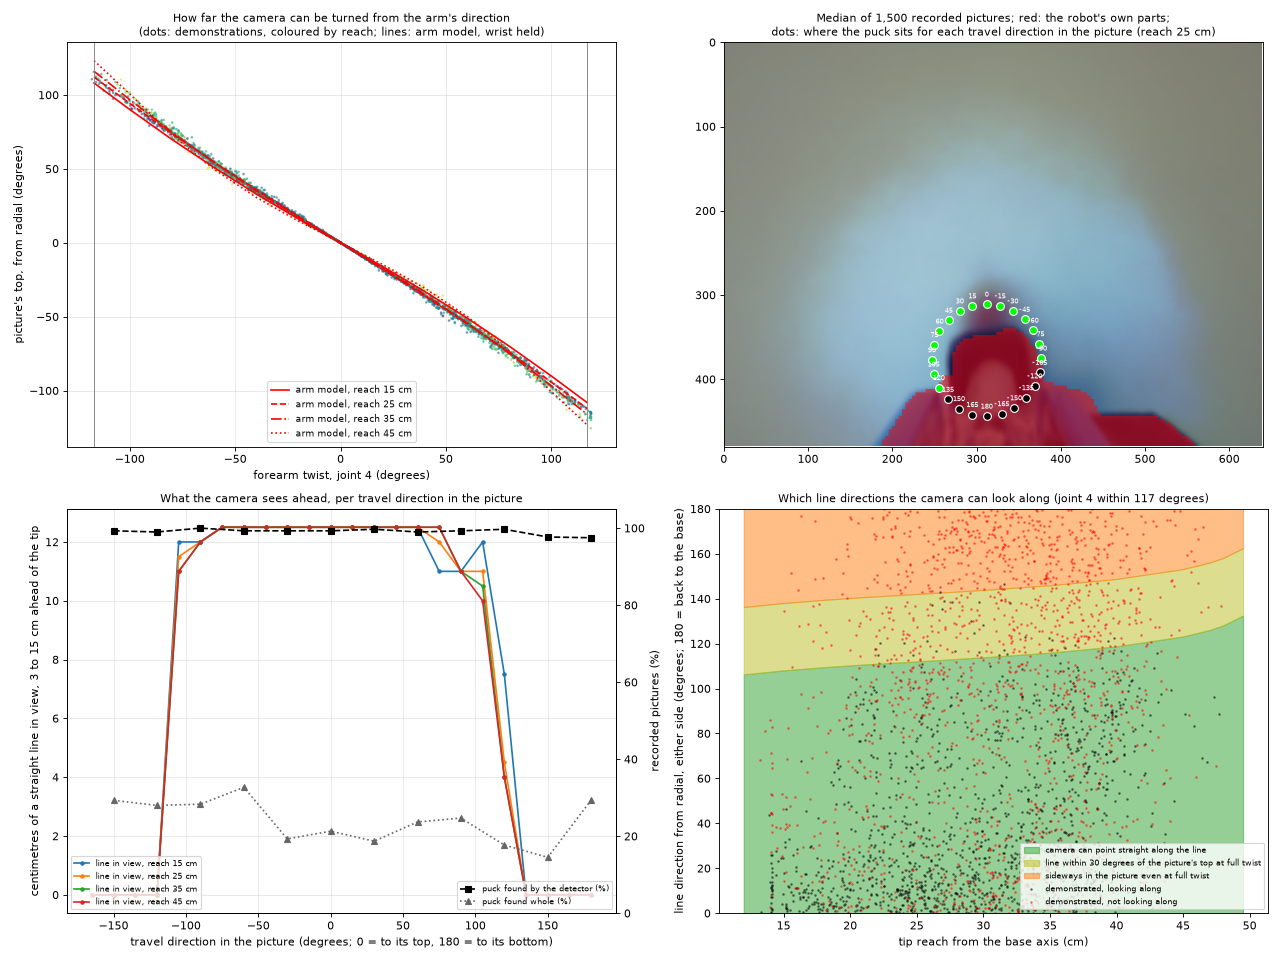

The Python source for this figure:
"""
Question 4 of the orientation-coverage analysis: what does the arm physically allow?

The camera is taped to the forearm and turns with joint 4, so the picture's top can be turned away from the arm's radial
direction only as far as joint 4 goes. Calculated here from the arm model with the robot driver's own rule (wrist held
at 13.5 degrees, joints 1 to 3 put the tip on its target), and checked against the demonstrations:
    A  how far the picture's top turns from radial, and how far the rod leans, for every reach and forearm twist;
    B  what the camera sees round the tip: for which travel directions in the picture the puck and the line ahead are in
       view, and where the robot's own parts hide them (fitted camera model and a mask of the robot's parts taken from
       the median of the recorded pictures);
    C  the same measured on recorded pictures: how often the puck detector finds the puck, per travel direction in the
       picture, and how large the puck is;
    D  the consequence per line direction: which directions from radial can be followed with the camera looking along
       the line, which only sideways in the picture, and how the demonstrators handled each; forearm flips;
    E  how fast the lines of the six course sheets and the six practice tracks bend, against how fast the driver can
       turn the camera while it moves.

Printed and saved: 04_physics.out.txt, 04_heading_and_lean.csv, 04_view_by_direction.csv, 04_line_bends.csv,
04_physics.png.

Run from this folder:
    D:/AI_Project/.venv/Scripts/python.exe 04_physics.py
"""

import math
import sys
from pathlib import Path
from typing import Dict, List, Optional, Tuple

import cv2
import matplotlib
matplotlib.use("Agg")
import numpy
import pandas
from matplotlib import pyplot

import orientation_common
from orientation_common import EVIDENCE_FOLDER, arc_lengths, course_sheet_lines, demonstration_frames, practice_track_lines, wrapped_deg

from config import MODEL_MODE_PARAMETERS, PUCK_PARAMETERS, PUCK_TRACKING_PARAMETERS, PUSHER_PARAMETERS, pushing_height, table_height  # noqa: E402
from forearm_camera_model import pixels_to_plane, project_points  # noqa: E402
from puck_detector import PuckDetector  # noqa: E402
from record_episodes import forearm_camera_heading_rad  # noqa: E402
from side_view_test import magnet_tip_and_lean, solve_with_wrist_fixed  # noqa: E402

PHYSICS_PARAMETERS = {
    "reaches_cm": [12.0, 15.0, 18.0, 21.0, 25.0, 30.0, 35.0, 40.0, 45.0, 47.0, 48.0, 49.5],
    "joint_4_values_deg": [-117.0, -100.0, -80.0, -60.0, -40.0, -20.0, 0.0, 20.0, 40.0, 60.0, 80.0, 100.0, 117.0],
    "joint_4_most_deg": MODEL_MODE_PARAMETERS["joint_4_most_deg"],
    "wrist_held_deg": MODEL_MODE_PARAMETERS["wrist_held_deg"],
    "hand_held_deg": MODEL_MODE_PARAMETERS["hand_held_deg"],
    "rod_lean_most_deg": MODEL_MODE_PARAMETERS["rod_lean_most_deg"],
    "twist_step_most_deg": MODEL_MODE_PARAMETERS["twist_step_most_deg"],
    # the view round the tip: reaches and twists looked at, the travel directions in the picture, and how far ahead of
    # the tip the line is followed (a straight line in the travel direction, a simplification)
    "view_reaches_cm": [15.0, 25.0, 35.0, 45.0],
    "view_direction_step_deg": 15.0,
    "line_ahead_cm": [3.0, 15.0],
    "line_ahead_step_cm": 0.5,
    # the puck's centre lies this far ahead of the tip while it is pushed: measured with the puck detector on forward
    # pushes (part C: median 2.56 cm; config.py's 1.85 cm is the contact distance of the bare rod tip, not of the block)
    "puck_ahead_of_tip_cm": orientation_common.ORIENTATION_PARAMETERS["tip_behind_puck_cm"],
    "puck_height_cm": 100.0 * PUCK_PARAMETERS["height_m"],
    # the robot's own parts in the picture: from the per-pixel median of this many cached pictures, the pixels darker
    # than "dark_grey_below" (the block, the black box) or bluer than "blue_minus_red_above" (the gripper's jaws), but
    # not redder than "red_minus_green_most" (the puck, which sits in front of the block in most pictures); everything
    # below such a pixel in its column counts too (the grey rod and wrist between the jaws)
    "mask_pictures": 1500,
    "dark_grey_below": 85,
    "blue_minus_red_above": 75,
    "blue_least": 120,
    "red_minus_green_most": 15,
    "seed": 11_11_26,
    # the detector check: this many recorded pictures per 30-degree bin of the travel direction in the picture
    "detector_pictures_per_bin": 300,
    # looking along the line: the travel direction within this angle of the picture's top
    "looking_along_deg": 30.0,
    # a forearm flip: joint 4 passes from beyond this angle on one side to beyond it on the other
    "flip_side_deg": 60.0,
    # a line's bend: the turn between two chords of this length, one chord length apart, per cm
    "bend_window_cm": 2.0,
    "step_cm": 100.0 * MODEL_MODE_PARAMETERS["step_m"],
    "figure_path": EVIDENCE_FOLDER / "04_physics.png"
}



def driver_joints(
        reach_cm: float,
        joint_4_deg: float,
        parameters: Dict
) -> Optional[List[float]]:
    """
    Return the joints the robot driver would hold with the tip ``reach_cm`` straight in front of the base and the
    forearm twisted by ``joint_4_deg`` (wrist and hand held, as model_mode.model_step), or None when out of reach.
    """

    x = reach_cm / 100.0
    target = numpy.array([x, 0.0, pushing_height(x, 0.0) - PUSHER_PARAMETERS["extension_below_rod_end_m"]])
    joints = solve_with_wrist_fixed(target, math.radians(joint_4_deg), math.radians(parameters["wrist_held_deg"]), [0.0, -0.8, -0.6])
    if joints is None:
        return None
    joints[5] = math.radians(parameters["hand_held_deg"])
    return joints



def heading_and_lean_table(parameters: Dict) -> pandas.DataFrame:
    """
    Calculate, for every reach and forearm twist, how far the picture's top is turned from radial and how far the rod leans.

    Returns
    -------
    pandas.DataFrame
        One row per reach and twist: "reach_cm", "joint_4_deg", "is_reachable", "heading_from_radial_deg",
        "rod_lean_deg" and "is_lean_allowed" (within the driver's limit).
    """

    rows = []
    for reach_cm in parameters["reaches_cm"]:
        for joint_4_deg in parameters["joint_4_values_deg"]:
            joints = driver_joints(reach_cm, joint_4_deg, parameters)
            if joints is None:
                rows.append({"reach_cm": reach_cm, "joint_4_deg": joint_4_deg, "is_reachable": False,
                             "heading_from_radial_deg": numpy.nan, "rod_lean_deg": numpy.nan, "is_lean_allowed": False})
                continue
            lean_deg = magnet_tip_and_lean(joints)[1]
            heading_deg = float(wrapped_deg(math.degrees(forearm_camera_heading_rad(joints))))
            rows.append({"reach_cm": reach_cm, "joint_4_deg": joint_4_deg, "is_reachable": True,
                         "heading_from_radial_deg": round(heading_deg, 1), "rod_lean_deg": round(lean_deg, 1),
                         "is_lean_allowed": lean_deg <= parameters["rod_lean_most_deg"]})
    return pandas.DataFrame(rows)



def robot_parts_mask(parameters: Dict) -> Tuple[numpy.ndarray, numpy.ndarray]:
    """
    Find where the robot's own parts sit in the picture.

    The camera is fixed to the forearm, so the block, the gripper's jaws and the black box stay in place while the table
    moves; in the per-pixel median of many recorded pictures the table blurs to a light colour and the parts stay dark
    or blue. The grey rod and wrist between the jaws are neither, so every pixel below a part in its column is counted
    as hidden too.

    Returns
    -------
    tuple of numpy.ndarray
        The median picture (120 x 160 x 3, RGB) and the mask at 480 x 640 (True on the robot's parts).
    """

    cache = numpy.load(Path(parameters["index_folder"]) / "images_wide_160.npy", mmap_mode = "r")
    randomness_generator = numpy.random.default_rng(parameters["seed"])
    chosen = numpy.sort(randomness_generator.choice(cache.shape[0], parameters["mask_pictures"], replace = False))
    median = numpy.median(numpy.array(cache[chosen]).astype(numpy.int16), axis = 0)
    red, green, blue = median[..., 0], median[..., 1], median[..., 2]
    grey = median.mean(axis = 2)
    is_dark = (grey < parameters["dark_grey_below"]) & (red - green <= parameters["red_minus_green_most"])
    is_blue = (blue - red > parameters["blue_minus_red_above"]) & (blue > parameters["blue_least"])
    small = cv2.morphologyEx((is_dark | is_blue).astype(numpy.uint8), cv2.MORPH_OPEN, numpy.ones((2, 2), numpy.uint8))
    small = cv2.morphologyEx(small, cv2.MORPH_CLOSE, numpy.ones((3, 3), numpy.uint8))
    small = numpy.maximum.accumulate(small, axis = 0)
    mask = cv2.resize(small, (640, 480), interpolation = cv2.INTER_NEAREST) > 0
    return median.astype(numpy.uint8), mask



def view_by_direction(
        mask: numpy.ndarray,
        parameters: Dict
) -> pandas.DataFrame:
    """
    Calculate what the camera sees for every travel direction in the picture.

    For each reach (forearm straight) and each direction, the puck touching the block on that side and a straight line
    running on from it are projected into the picture with the fitted camera.

    Returns
    -------
    pandas.DataFrame
        One row per reach and direction: where the puck's top centre lands ("puck_u", "puck_v"), "is_puck_in_view"
        (inside the picture and off the robot's parts) and "line_in_view_cm" (how much of the line between
        "line_ahead_cm" of the tip is inside the picture and off the robot's parts).
    """

    rows = []
    distances_cm = numpy.arange(parameters["line_ahead_cm"][0], parameters["line_ahead_cm"][1] + 1e-9, parameters["line_ahead_step_cm"])
    for reach_cm in parameters["view_reaches_cm"]:
        joints = driver_joints(reach_cm, 0.0, parameters)
        if joints is None:
            continue
        tip = magnet_tip_and_lean(joints)[0]
        heading = forearm_camera_heading_rad(joints)
        table_z = table_height(tip[0], tip[1])
        for direction_deg in numpy.arange(-180.0 + parameters["view_direction_step_deg"], 180.0 + 1e-9, parameters["view_direction_step_deg"]):
            angle = heading + math.radians(direction_deg)
            unit = numpy.array([math.cos(angle), math.sin(angle)])
            puck_xy = tip[:2] + parameters["puck_ahead_of_tip_cm"] / 100.0 * unit
            puck_pixel = project_points(numpy.array([[puck_xy[0], puck_xy[1], table_z + parameters["puck_height_cm"] / 100.0]]), joints)[0]
            line_points = numpy.array([[tip[0] + distance / 100.0 * unit[0], tip[1] + distance / 100.0 * unit[1], table_z] for distance in distances_cm])
            line_pixels = project_points(line_points, joints)

            def is_seen(pixel: numpy.ndarray) -> bool:
                if not numpy.all(numpy.isfinite(pixel)):
                    return False
                u, v = int(round(pixel[0])), int(round(pixel[1]))
                return 0 <= u < 640 and 0 <= v < 480 and not mask[v, u]

            rows.append({
                "reach_cm": reach_cm, "direction_in_picture_deg": float(direction_deg),
                "puck_u": round(float(puck_pixel[0]), 0), "puck_v": round(float(puck_pixel[1]), 0),
                "is_puck_in_view": is_seen(puck_pixel),
                "line_in_view_cm": round(parameters["line_ahead_step_cm"] * sum(is_seen(pixel) for pixel in line_pixels), 1)
            })
    return pandas.DataFrame(rows)



def detector_check(
        frames: pandas.DataFrame,
        parameters: Dict
) -> pandas.DataFrame:
    """
    Measure on recorded pictures how often the puck is found, per travel direction in the picture.

    A sample of rows with a three-step path direction is drawn per 30-degree bin; each picture goes through the puck
    detector of the recording tool.

    Returns
    -------
    pandas.DataFrame
        One row per bin: "pictures", "found_share", "whole_share" (found and neither partial nor possibly hidden),
        and the puck's median place relative to the tip on the table ("puck_ahead_cm" along the travel direction of
        the bin, "puck_from_tip_cm"), plus the puck's measured width in cm over the whole detections.
    """

    detector = PuckDetector()
    randomness_generator = numpy.random.default_rng(parameters["seed"])
    rows = frames[frames["path_table_deg"].notna()].copy()
    rows["bin"] = numpy.round(rows["path_picture_deg"] / 30.0) * 30.0
    rows.loc[rows["bin"] == -180.0, "bin"] = 180.0
    results = []
    for bin_centre, part in rows.groupby("bin"):
        chosen = part.iloc[randomness_generator.permutation(len(part))[:parameters["detector_pictures_per_bin"]]]
        found, whole, distances, aheads, widths = 0, 0, [], [], []
        for _, row in chosen.iterrows():
            picture = cv2.imread(str(Path(parameters["raw_folder"]) / row["frame_path"]))
            if picture is None:
                continue
            sighting = detector.detect(picture)
            if sighting is None:
                continue
            found += 1
            joints = [row[f"joint_{number}"] for number in range(1, 7)]
            height = table_height(row["tip_x_m"], row["tip_y_m"]) + PUCK_TRACKING_PARAMETERS["puck_point_height_above_table_m"]
            place = pixels_to_plane(numpy.array([[sighting["centre_u"], sighting["centre_v"]]]), joints, height)[0]
            if numpy.all(numpy.isfinite(place)):
                offset = 100.0 * (place - numpy.array([row["tip_x_m"], row["tip_y_m"]]))
                travel = math.radians(row["path_table_deg"])
                distances.append(float(numpy.hypot(*offset)))
                aheads.append(float(offset[0] * math.cos(travel) + offset[1] * math.sin(travel)))
            is_whole = not (sighting["is_partial"] or sighting["is_possibly_occluded"] or sighting["is_touching_picture_edge"])
            whole += int(is_whole)
            left, top, width, box_height = sighting["bounding_box"]
            if is_whole and abs(width - box_height) <= 6:
                top_height = table_height(row["tip_x_m"], row["tip_y_m"]) + PUCK_PARAMETERS["height_m"]
                edges = pixels_to_plane(numpy.array([[left, sighting["centre_v"]], [left + width, sighting["centre_v"]]], dtype = float), joints, top_height)
                if numpy.all(numpy.isfinite(edges)):
                    widths.append(100.0 * float(numpy.hypot(*(edges[1] - edges[0]))))
        results.append({
            "direction_in_picture_deg": bin_centre, "pictures": len(chosen), "found_share": round(found / len(chosen), 3),
            "whole_share": round(whole / len(chosen), 3),
            "puck_from_tip_cm": round(float(numpy.median(distances)), 2) if distances else numpy.nan,
            "puck_ahead_cm": round(float(numpy.median(aheads)), 2) if aheads else numpy.nan,
            "puck_width_cm": round(float(numpy.median(widths)), 2) if widths else numpy.nan, "width_pictures": len(widths)
        })
    return pandas.DataFrame(results)



def forearm_flips(
        frames: pandas.DataFrame,
        parameters: Dict
) -> pandas.DataFrame:
    """
    Find the forearm flips of the demonstrations: joint 4 passing from beyond "flip_side_deg" on one side to beyond it
    on the other.

    Returns
    -------
    pandas.DataFrame
        One row per flip: plan, sheet, the rows it took (from the last picture beyond the first side to the first
        beyond the other), the forearm degrees turned, the tip's travel during it, how many of its rows were twists in
        place (tip step under "smallest_step_cm"), and the tip's mean reach.
    """

    side = parameters["flip_side_deg"]
    flips = []
    for episode_id, group in frames.groupby("episode_id", sort = False):
        joint_4 = group["joint_4_deg"].to_numpy()
        state = numpy.where(joint_4 >= side, 1, numpy.where(joint_4 <= -side, -1, 0))
        last_side, last_index = 0, None
        for index, value in enumerate(state):
            if value == 0:
                continue
            if last_side != 0 and value != last_side:
                window = group.iloc[last_index:index]
                flips.append({
                    "plan": group["plan_number"].iloc[0], "sheet": group["sheet_number"].iloc[0], "from_side": int(last_side),
                    "rows": index - last_index, "degrees": round(float(abs(joint_4[index] - joint_4[last_index])), 0),
                    "tip_travel_cm": round(float(window["step_cm"].sum()), 1),
                    "rows_in_place": int((window["step_cm"] < parameters["smallest_step_cm"]).sum()),
                    "reach_cm": round(float(window["reach_cm"].mean()), 1),
                    "travel_from_radial_deg": round(orientation_common.circular_mean_deg(window["step_from_radial_deg"]), 0)
                })
            last_side, last_index = value, index
    return pandas.DataFrame(flips)



def line_bends(parameters: Dict) -> pandas.DataFrame:
    """
    Measure how fast each line bends, from the traced course sheets and the practice tracks' drawings.

    Returns
    -------
    pandas.DataFrame
        One row per shape: its length, the sharpest bend (degrees per cm and the radius that goes with it) and the
        centimetres of line that bend faster than the driver can twist while it moves ("twist_step_most_deg" per
        "step_cm").
    """

    shapes = {f"sheet_{number}": sheet["line"] for number, sheet in course_sheet_lines().items()}
    shapes.update({name: track["line"] for name, track in practice_track_lines(parameters).items()})
    most_rate = parameters["twist_step_most_deg"] / parameters["step_cm"]
    window = int(round(parameters["bend_window_cm"] / 0.1))
    rows = []
    for name, line in shapes.items():
        chords = line[window:] - line[:-window]
        direction = numpy.unwrap(numpy.arctan2(chords[:, 1], chords[:, 0]))
        rate = numpy.degrees(numpy.abs(direction[window:] - direction[:-window])) / parameters["bend_window_cm"]
        rows.append({"shape": name, "line_cm": round(float(arc_lengths(line)[-1]), 1), "sharpest_bend_deg_per_cm": round(float(rate.max()), 1),
                     "smallest_radius_cm": round(57.3 / max(float(rate.max()), 1e-6), 1),
                     "cm_bending_faster_than_the_driver_twists": round(0.1 * float((rate > most_rate).sum()), 1),
                     "cm_bending_over_20_deg_per_cm": round(0.1 * float((rate > 2 * most_rate).sum()), 1)})
    return pandas.DataFrame(rows)



def draw_figure(
        table: pandas.DataFrame,
        frames: pandas.DataFrame,
        median: numpy.ndarray,
        mask: numpy.ndarray,
        view: pandas.DataFrame,
        detector: pandas.DataFrame,
        parameters: Dict
) -> None:
    """Draw the four physics panels."""

    figure, axes = pyplot.subplots(2, 2, figsize = (16, 12))

    axis = axes[0, 0]
    sample = frames.iloc[::7]
    axis.scatter(sample["joint_4_deg"], sample["heading_from_radial_deg"], s = 2, c = sample["reach_cm"], cmap = "viridis", alpha = 0.5)
    for reach_cm, style in [(15.0, "-"), (25.0, "--"), (35.0, "-."), (45.0, ":")]:
        part = table[(table["reach_cm"] == reach_cm) & table["is_reachable"]]
        axis.plot(part["joint_4_deg"], part["heading_from_radial_deg"], style, color = "red", linewidth = 1.5, label = f"arm model, reach {reach_cm:.0f} cm")
    axis.axvline(parameters["joint_4_most_deg"], color = "0.5", linewidth = 0.8)
    axis.axvline(-parameters["joint_4_most_deg"], color = "0.5", linewidth = 0.8)
    axis.set_xlabel("forearm twist, joint 4 (degrees)")
    axis.set_ylabel("picture's top, from radial (degrees)")
    axis.set_title("How far the camera can be turned from the arm's direction\n(dots: demonstrations, coloured by reach; lines: arm model, wrist held)", fontsize = 10)
    axis.legend(fontsize = 8)
    axis.grid(alpha = 0.3)

    axis = axes[0, 1]
    picture = cv2.resize(median, (640, 480), interpolation = cv2.INTER_LINEAR).copy()
    picture[mask] = (0.5 * picture[mask] + 0.5 * numpy.array([255, 0, 0])).astype(numpy.uint8)
    axis.imshow(picture)
    part = view[view["reach_cm"] == 25.0]
    for _, row in part.iterrows():
        colour = "lime" if row["is_puck_in_view"] else "black"
        if 0 <= row["puck_u"] < 640 and 0 <= row["puck_v"] < 480:
            axis.plot(row["puck_u"], row["puck_v"], "o", color = colour, markersize = 7, markeredgecolor = "white")
            axis.text(row["puck_u"], row["puck_v"] - 9, f"{row['direction_in_picture_deg']:.0f}", fontsize = 6, ha = "center", color = "white")
    axis.set_title("Median of 1,500 recorded pictures; red: the robot's own parts;\ndots: where the puck sits for each travel direction in the picture (reach 25 cm)", fontsize = 10)
    axis.set_xlim(0, 640)
    axis.set_ylim(480, 0)

    axis = axes[1, 0]
    for reach_cm in parameters["view_reaches_cm"]:
        part = view[view["reach_cm"] == reach_cm]
        axis.plot(part["direction_in_picture_deg"], part["line_in_view_cm"], "-o", markersize = 3, label = f"line in view, reach {reach_cm:.0f} cm")
    axis.set_xlabel("travel direction in the picture (degrees; 0 = to its top, 180 = to its bottom)")
    axis.set_ylabel("centimetres of a straight line in view, 3 to 15 cm ahead of the tip")
    second = axis.twinx()
    second.plot(detector["direction_in_picture_deg"], 100.0 * detector["found_share"], "s--", color = "black", label = "puck found by the detector (%)")
    second.plot(detector["direction_in_picture_deg"], 100.0 * detector["whole_share"], "^:", color = "0.4", label = "puck found whole (%)")
    second.set_ylim(0, 105)
    second.set_ylabel("recorded pictures (%)")
    axis.set_title("What the camera sees ahead, per travel direction in the picture", fontsize = 10)
    axis.legend(fontsize = 7, loc = "lower left")
    second.legend(fontsize = 7, loc = "lower right")
    axis.grid(alpha = 0.3)

    axis = axes[1, 1]
    limit = table[(table["joint_4_deg"] == parameters["joint_4_most_deg"]) & table["is_reachable"]].copy()
    limit["most_turn"] = limit["heading_from_radial_deg"].abs()
    reaches = limit["reach_cm"].to_numpy()
    along = parameters["looking_along_deg"]
    axis.fill_between(reaches, 0, limit["most_turn"], color = "tab:green", alpha = 0.5, label = "camera can point straight along the line")
    axis.fill_between(reaches, limit["most_turn"], numpy.minimum(limit["most_turn"] + along, 180), color = "tab:olive", alpha = 0.5,
                      label = f"line within {along:.0f} degrees of the picture's top at full twist")
    axis.fill_between(reaches, numpy.minimum(limit["most_turn"] + along, 180), 180, color = "tab:orange", alpha = 0.5,
                      label = "sideways in the picture even at full twist")
    moving = frames[(frames["step_cm"] >= parameters["smallest_step_cm"]) & frames["path_table_deg"].notna()]
    sample = moving.iloc[::5]
    is_along = sample["path_picture_deg"].abs() <= along
    axis.scatter(sample.loc[is_along, "reach_cm"], sample.loc[is_along, "path_from_radial_deg"].abs(), s = 2, color = "black", alpha = 0.4, label = "demonstrated, looking along")
    axis.scatter(sample.loc[~is_along, "reach_cm"], sample.loc[~is_along, "path_from_radial_deg"].abs(), s = 2, color = "red", alpha = 0.4, label = "demonstrated, not looking along")
    axis.set_xlabel("tip reach from the base axis (cm)")
    axis.set_ylabel("line direction from radial, either side (degrees; 180 = back to the base)")
    axis.set_title("Which line directions the camera can look along (joint 4 within 117 degrees)", fontsize = 10)
    axis.legend(fontsize = 7, loc = "lower right")
    axis.set_ylim(0, 180)

    figure.tight_layout()
    figure.savefig(parameters["figure_path"], dpi = 80)
    pyplot.close(figure)



def main(parameters: Optional[Dict] = None) -> None:
    """Print the four parts and save the tables and the figure."""

    settings = orientation_common.merged_parameters(PHYSICS_PARAMETERS)
    settings.update(parameters or {})
    pandas.set_option("display.width", 250)
    pandas.set_option("display.max_rows", 500)
    pandas.set_option("display.max_columns", 40)
    frames = demonstration_frames(settings)

    print("=== A. Picture's top from radial and rod lean, by reach and forearm twist (calculated: arm model, wrist held at "
          f"{settings['wrist_held_deg']} degrees as the driver holds it) ===")
    table = heading_and_lean_table(settings)
    table.to_csv(EVIDENCE_FOLDER / "04_heading_and_lean.csv", index = False)
    print("Picture's top from radial (degrees); rows: reach in cm, columns: joint 4:")
    print(table.pivot(index = "reach_cm", columns = "joint_4_deg", values = "heading_from_radial_deg").round(0).to_string())
    print("\nRod lean from vertical (degrees); the driver refuses a step above "
          f"{settings['rod_lean_most_deg']:.0f}:")
    print(table.pivot(index = "reach_cm", columns = "joint_4_deg", values = "rod_lean_deg").round(0).to_string())
    most = table[table["joint_4_deg"] == settings["joint_4_most_deg"]].set_index("reach_cm")["heading_from_radial_deg"].abs()
    print(f"\nLargest turn of the picture's top from radial (joint 4 at {settings['joint_4_most_deg']:.0f} degrees), by reach:")
    print("  " + ", ".join(f"{reach:g} cm: {turn:.0f}" for reach, turn in most.items()))
    straight = table[(table["joint_4_deg"] == 0.0) & table["is_reachable"]]
    refused = straight[~straight["is_lean_allowed"]]["reach_cm"]
    print("  With the forearm straight the rod's lean passes the driver's limit from reach "
          f"{refused.min() if len(refused) else float('nan'):g} cm on (so the usable reach ends just before it).")
    slope = numpy.polyfit(frames["joint_4_deg"], frames["heading_from_radial_deg"], 1)[0]
    far_turned = frames[frames["joint_4_deg"].abs() >= 100]
    print(f"Measured in the demonstrations: slope {slope:+.3f} degrees of picture turn per degree of joint 4; with |joint 4| of 100 or more "
          f"({len(far_turned)} pictures) the picture's top is a median {far_turned['heading_from_radial_deg'].abs().median():.1f} degrees from radial "
          f"(largest {frames['heading_from_radial_deg'].abs().max():.1f}).")
    reach_bins = pandas.cut(far_turned["reach_cm"], [12, 20, 27.5, 35, 42.5, 49.5])
    print("  the same by reach (median |picture top from radial|, pictures):")
    print(far_turned.groupby(reach_bins, observed = True)["heading_from_radial_deg"].agg(lambda values: round(float(values.abs().median()), 1)).to_string())

    print("\n=== B. What the camera sees round the tip (calculated: fitted camera, forearm straight, mask of the robot's parts) ===")
    median, mask = robot_parts_mask(settings)
    print(f"Robot's own parts cover {100.0 * mask.mean():.1f} % of the picture; rows 320 to 480 of 480: "
          f"{100.0 * mask[320:].mean():.1f} %; nothing above row {int(numpy.nonzero(mask.any(axis = 1))[0].min())}.")
    view = view_by_direction(mask, settings)
    view.to_csv(EVIDENCE_FOLDER / "04_view_by_direction.csv", index = False)
    print("Is the puck in view (1) or behind the robot's parts or outside the picture (0); rows: travel direction in the picture:")
    print(view.pivot(index = "direction_in_picture_deg", columns = "reach_cm", values = "is_puck_in_view").astype(int).to_string())
    print("\nCentimetres of a straight line in view between 3 and 15 cm ahead of the tip (12 cm = all of it):")
    print(view.pivot(index = "direction_in_picture_deg", columns = "reach_cm", values = "line_in_view_cm").to_string())

    print("\n=== C. Measured on recorded pictures: the puck detector per travel direction in the picture ===")
    detector = detector_check(frames, settings)
    print(detector.to_string(index = False))
    print(f"Puck width over the whole detections: median {detector['puck_width_cm'].median():.2f} cm "
          f"(config.py PUCK_PARAMETERS: {100.0 * PUCK_PARAMETERS['diameter_m']:.1f} cm; the brief says 4 cm).")

    print("\n=== D. Which line directions can be followed how ===")
    along = settings["looking_along_deg"]
    print(f"A line that runs at an angle b from radial at reach r can be met by the picture's top only if |b| is at most the largest turn above. "
          f"Beyond it the line lies at least |b| minus that turn off the picture's top:")
    for reach in [15.0, 25.0, 35.0, 45.0]:
        turn = float(most.loc[reach])
        print(f"  reach {reach:.0f} cm: straight along the line up to {turn:.0f} degrees from radial; within {along:.0f} degrees of the picture's top up to "
              f"{min(turn + along, 180):.0f}; straight back to the base (180) lies {180 - turn:.0f} degrees off the picture's top at best")
    moving = frames[(frames["step_cm"] >= settings["smallest_step_cm"]) & frames["path_table_deg"].notna()].copy()
    moving["from_radial_bin"] = (numpy.round(moving["path_from_radial_deg"].abs() / 30.0) * 30.0).astype(int)
    print("\nWhat the demonstrators did, by line direction from radial (either side; three-step paths, measured):")
    summary = moving.groupby("from_radial_bin").agg(
        pictures = ("frame_index", "size"),
        joint_4_median_abs = ("joint_4_deg", lambda values: round(float(values.abs().median()), 0)),
        off_picture_top_median = ("path_picture_deg", lambda values: round(float(values.abs().median()), 0)),
        looking_along_share = ("path_picture_deg", lambda values: round(float((values.abs() <= along).mean()), 2)),
        over_90_off_top_share = ("path_picture_deg", lambda values: round(float((values.abs() > 90).mean()), 2)),
        over_120_off_top_share = ("path_picture_deg", lambda values: round(float((values.abs() > 120).mean()), 2)))
    print(summary.to_string())

    flips = forearm_flips(frames, settings)
    print(f"\nForearm flips in the demonstrations (joint 4 from beyond {settings['flip_side_deg']:.0f} degrees on one side to beyond it on the other): "
          f"{len(flips)} in {flips['plan'].nunique() if len(flips) else 0} episodes")
    if len(flips):
        print(flips.groupby("sheet").agg(flips = ("rows", "size"), episodes = ("plan", "nunique"), rows_median = ("rows", "median"),
                                         degrees_median = ("degrees", "median"), tip_travel_cm_median = ("tip_travel_cm", "median"),
                                         rows_in_place_median = ("rows_in_place", "median"), reach_cm_median = ("reach_cm", "median")).to_string())
        print(f"  all flips: median {flips['rows'].median():.0f} rows, {flips['degrees'].median():.0f} degrees, {flips['tip_travel_cm'].median():.1f} cm of tip travel, "
              f"{flips['rows_in_place'].median():.0f} rows in place; degrees per cm of travel: median {(flips['degrees'] / flips['tip_travel_cm'].clip(lower = 0.1)).median():.1f}")
    full_flip = 2 * settings["joint_4_most_deg"]
    print(f"  The driver turns at most {settings['twist_step_most_deg']:.0f} degrees per step and always moves 1 cm: a full flip of {full_flip:.0f} degrees "
          f"takes at least {math.ceil(full_flip / settings['twist_step_most_deg'])} steps, so at least {math.ceil(full_flip / settings['twist_step_most_deg'])} cm of travel.")

    print("\n=== E. How fast the lines bend (measured on the traced course sheets; calculated from the practice tracks' drawings) ===")
    bends = line_bends(settings)
    bends.to_csv(EVIDENCE_FOLDER / "04_line_bends.csv", index = False)
    print(bends.to_string(index = False))
    twisting = frames[(frames["forearm_change_deg"].abs() >= 6.0) & (frames["action"] != "stop")]
    print(f"The driver turns the forearm at most {settings['twist_step_most_deg']:.0f} degrees per {settings['step_cm']:.0f}-cm step. In the demonstrations the "
          f"{len(twisting)} rows that twist by 6 degrees or more move the tip a median {twisting['step_cm'].median():.2f} cm; "
          f"{100.0 * (twisting['step_cm'] < 0.5).mean():.0f} % of them move it under 0.5 cm (the twist is made nearly in place).")

    draw_figure(table, frames, median, mask, view, detector, settings)
    print(f"\nSaved {settings['figure_path'].name}, 04_heading_and_lean.csv, 04_view_by_direction.csv, 04_line_bends.csv")



if __name__ == "__main__":
    sys.stdout.reconfigure(encoding = "utf-8")
    main()
